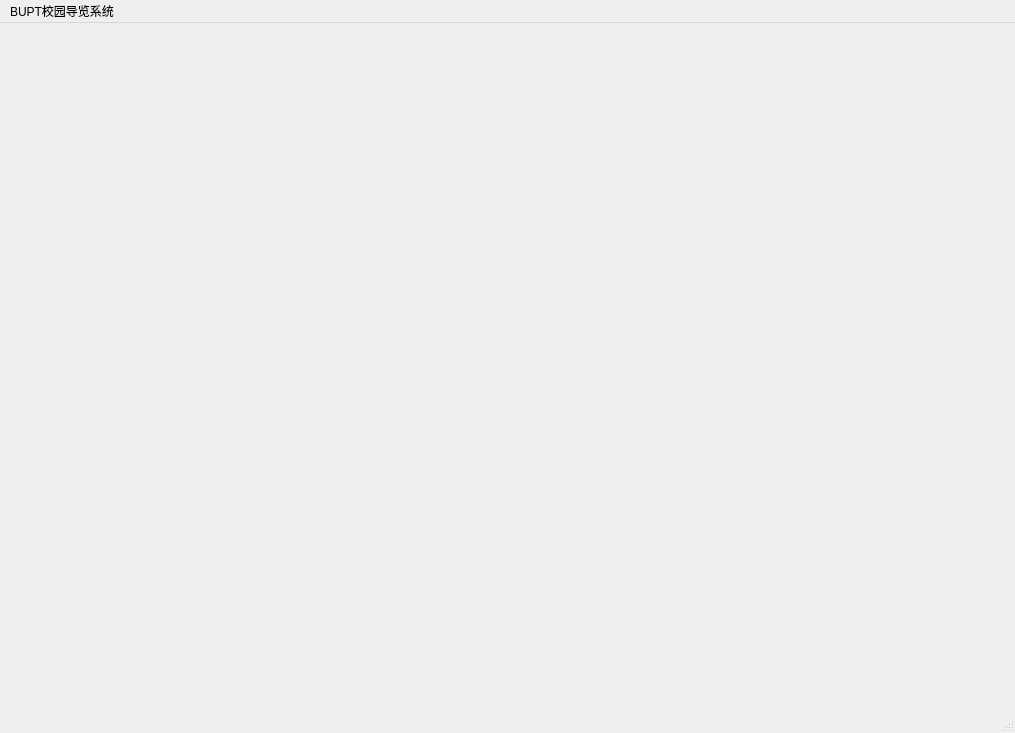
<?xml version="1.0" encoding="UTF-8"?>
<ui version="4.0">
 <class>MainWindow</class>
 <widget class="QMainWindow" name="MainWindow">
  <property name="geometry">
   <rect>
    <x>0</x>
    <y>0</y>
    <width>1015</width>
    <height>733</height>
   </rect>
  </property>
  <property name="windowTitle">
   <string>MainWindow</string>
  </property>
  <widget class="QWidget" name="centralwidget"/>
  <widget class="QMenuBar" name="menubar">
   <property name="geometry">
    <rect>
     <x>0</x>
     <y>0</y>
     <width>1015</width>
     <height>25</height>
    </rect>
   </property>
   <widget class="QMenu" name="menuBUPT">
    <property name="title">
     <string>BUPT校园导览系统</string>
    </property>
   </widget>
   <addaction name="menuBUPT"/>
  </widget>
  <widget class="QStatusBar" name="statusbar"/>
 </widget>
 <resources/>
 <connections/>
</ui>
